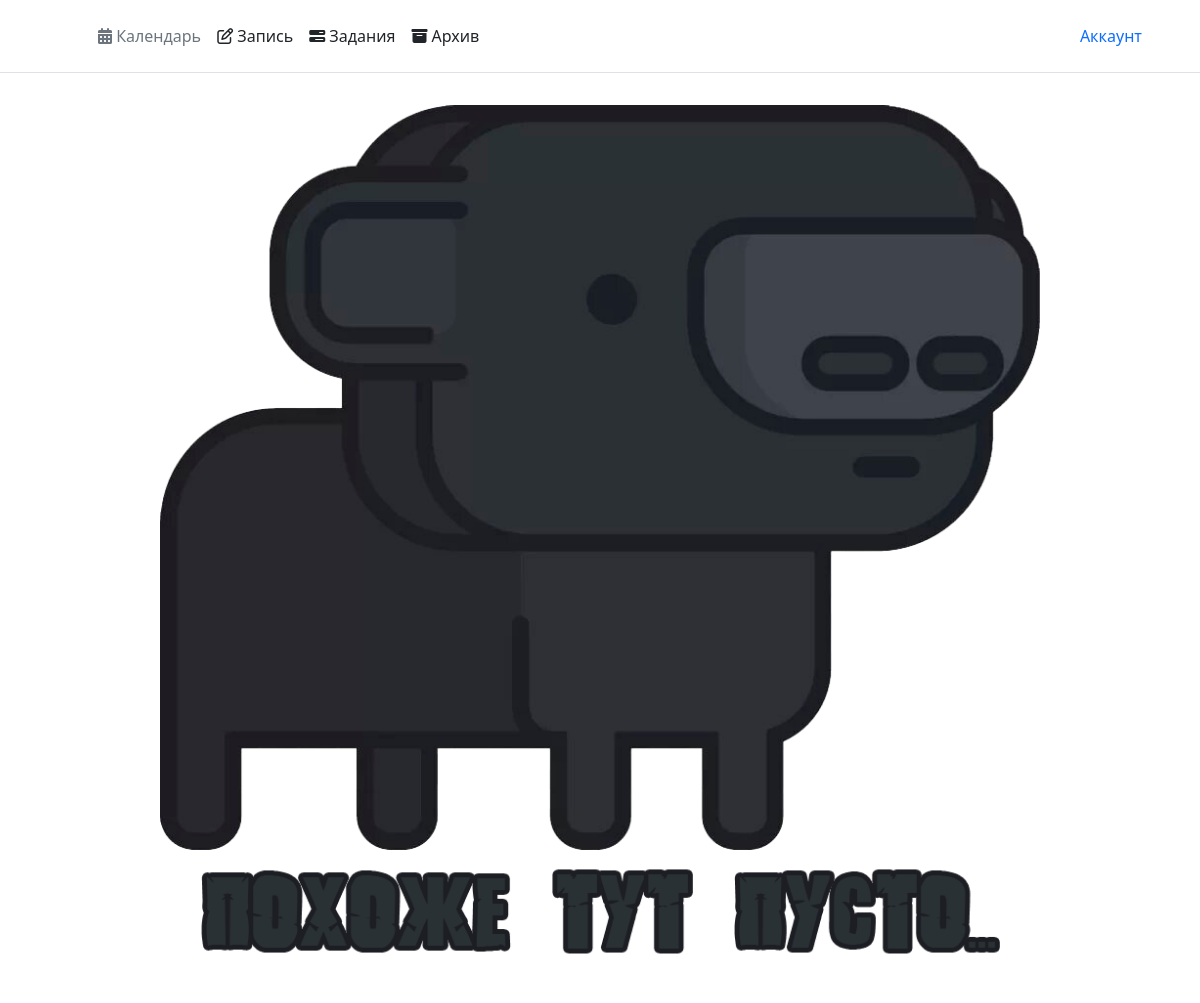
The page /school_schedule (signed in) on the database as committed earlier.
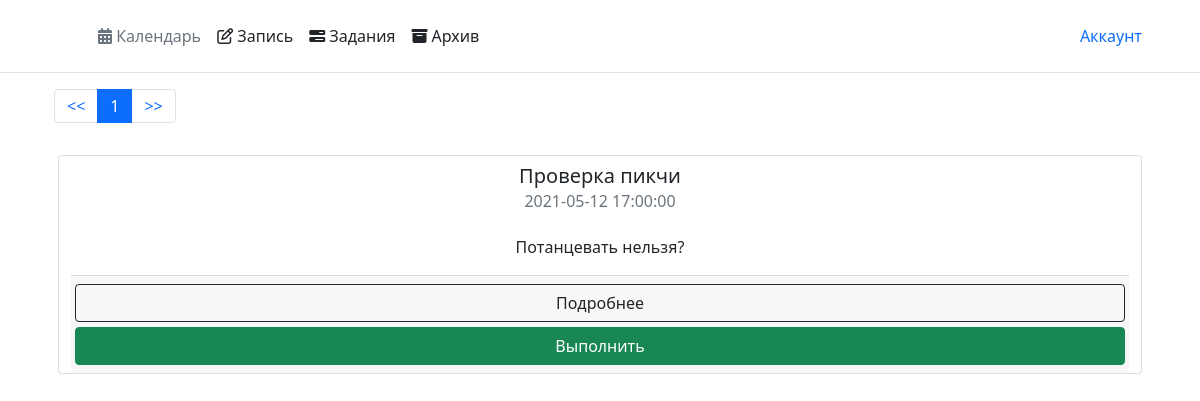
The same page on the database as committed later.
### tables/user.py (models this page shows, shortened)
class Tables(SqlAlchemyBase):
    __tablename__ = 'homework'
    id = Column(Integer, primary_key=True, unique=True)
    owner_id = Column(Integer, ForeignKey('users.id'))
    day = Column(Date, nullable=False)
    time = Column(Time, nullable=False)
    title = Column(String, nullable=False)
    homework_text = Column(Text, nullable=True)  # Вы спросите, почему Homework_text а не просто text.
    homework_img = relationship('Image')  # Ответ прост - мы тупые
    completed = Column(Boolean, default=False)
    active = Column(Boolean, default=True)

### main.py (the view, shortened to what this page needs)
@app.route("/school_schedule", methods=["GET", "POST"])
@login_required
def school_schedule():
    form = CheckoutForm()
    n = int(request.args.get('num', 1))
    if request.method == "GET":
        return render_template(
            "school_schedule.html",
            title="Расписание",
            form=form,
            n=n,
            user=current_user,
            table=list(current_user.table.filter(Tables.completed == False))
        )

### forms/checkout.py
class CheckoutForm(FlaskForm):
    id = StringField()
    submit = SubmitField("Выполнить")
    delete = SubmitField("Удалить")

### main.py (called while the page is built)
@login_manager.user_loader
def load_user(user_id):
    db_sess = db_session.create_session()
    user = db_sess.query(User).get(user_id)
    if user.is_ban:
        return
    return user

### tables/db_session.py (called while the page is built)
def create_session() -> Session:
    global __factory
    return __factory()

### templates/school_schedule.html (shortened to what this page needs)
{% extends "main.html" %}
{% block content %}
<div class="container">
    {% if table %}
    <nav aria-label="Page navigation example">
        <ul class="pagination">
            <li class="page-item"><a class="page-link" href="/school_schedule?num=0"><<</a></li>
            {% for i in range(0, table|length, 9) %}
            {% if loop.index == n %}
            <li class="page-item active"><a class="page-link" href="#">{{ loop.index }}</a></li>
            {% else %}
            <li class="page-item"><a class="page-link" href="/school_schedule?num={{ loop.index }}">{{ loop.index }}</a>
            </li>
            {% endif %}
            {% endfor %}
            {% if table|length % 9 %}
            {% set last = table|length // 9 %}
            {% else %}
            {% set last = table|length // 9 + 1%}
            {% endif %}
            <li class="page-item"><a class="page-link" href="/school_schedule?num={{ last }}">>></a></li>
        </ul>
    </nav>
    {% set n = n - 1 %}
    {% for i in range(9 * n, 9 * (n + 1), 3) %}
    <div class="row">
        {% for j in table[i:i + 3] %}
        <div class="card col" style="margin: 1rem; width: 18rem;">
            <h5 class="card-title" style="text-align: center; margin: .5rem;">{{ j.title }}</h5>
            <h6 class="card-subtitle mb-2 text-muted" style="text-align: center;">{{ j.day }} {{ j.time }}</h6>
            <div class="card-body">
                <p class="card-text">{{ j.homework_text[0:90] }}
                </p>
            </div>
            <div class="card-footer">
                <div class="row">
                    <a href="/school_schedule/{{ j.id }}" class="btn btn-outline-dark">Подробнее</a>
                </div>
                <form method="post" class="row" style="margin-top: .3rem;">
                    {{ form.submit(class="btn btn-success") }}
                </form>
            </div>
        </div>
        {% endfor %}
    </div>
    {% endfor %}
    {% else %}
    <img src="{{ url_for('static', filename='default_img' + '/' +  'empty.png') }}"
         style="margin: 2rem; width: 55rem;"
         class="rounded mx-auto d-block">
    {% endif %}
</div>
{% endblock %}

Rows that differ between the two databases and show on the page:
added Tables: title "Проверка пикчи", day "2021-05-12", time "17:00:00", homework_text "Потанцевать нельзя?"
Other text that changed with them:
new list line: "1"
